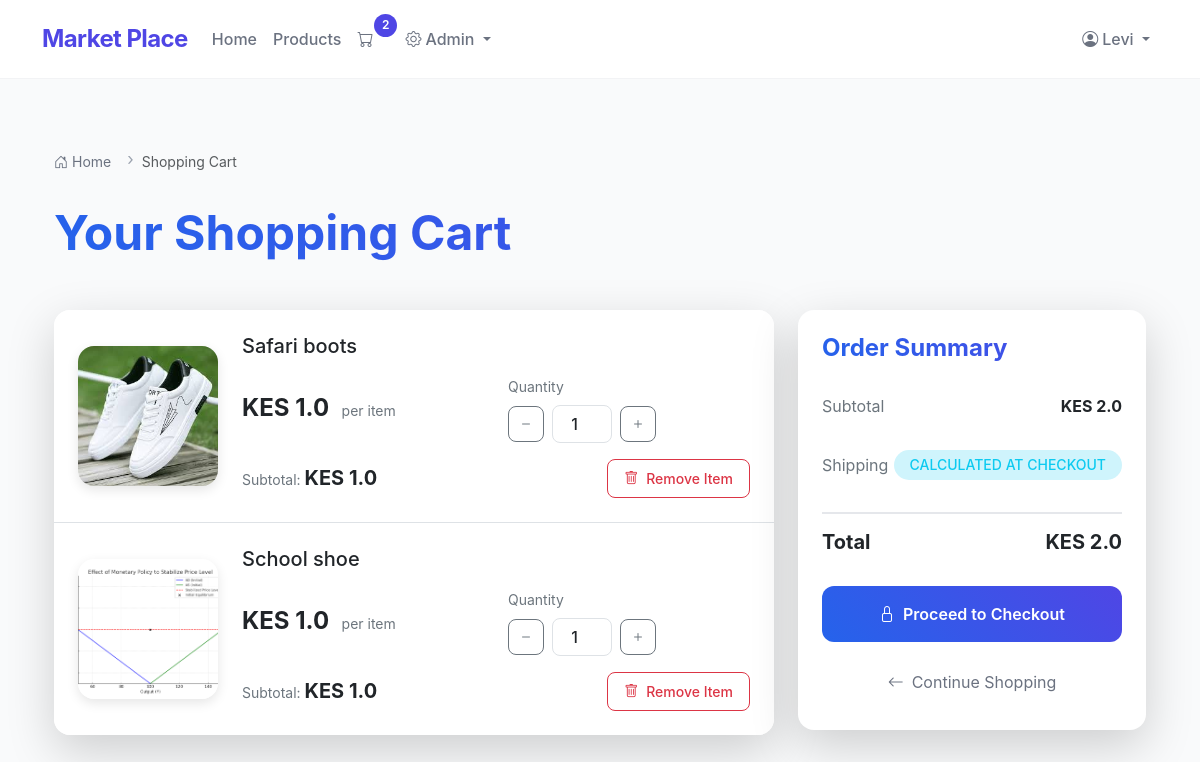
Before: /cart (signed in) with the older database file.
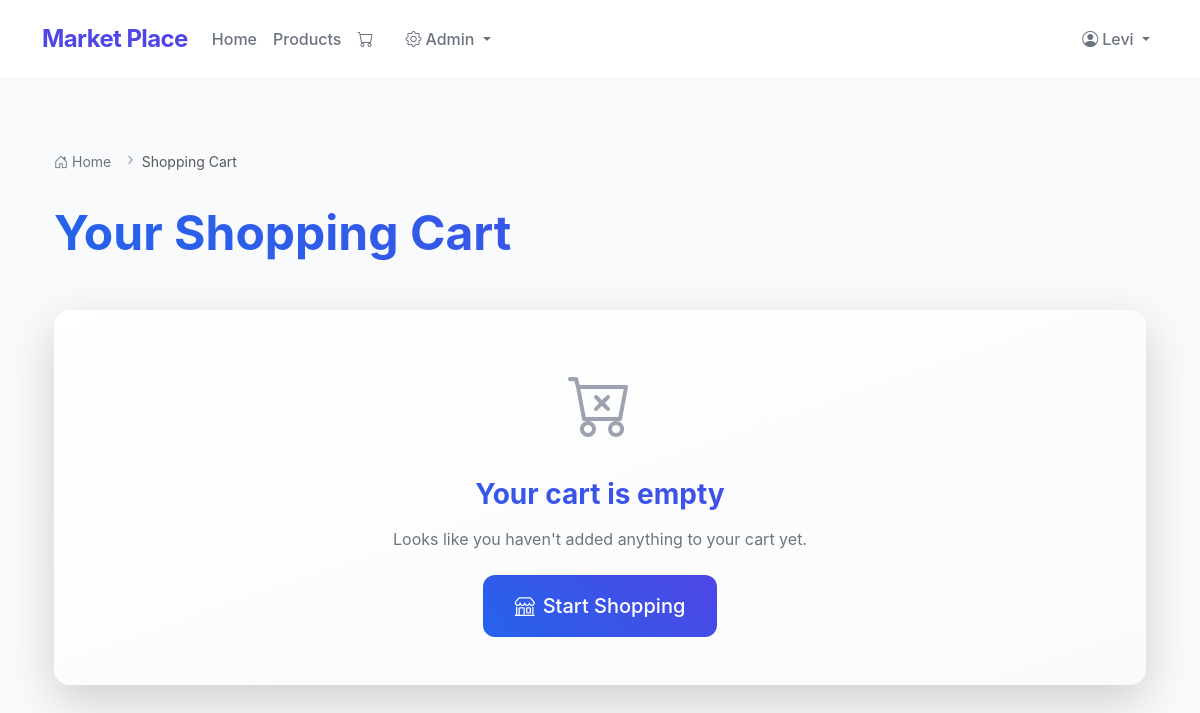
After: the same page with the newer database file.
### app.py (models this page shows)
class OrderItem(db.Model):
    __tablename__ = 'order_items'
    id = db.Column(db.Integer, primary_key=True)
    order_id = db.Column(db.Integer, db.ForeignKey('orders.id'), nullable=False)
    product_id = db.Column(db.Integer, db.ForeignKey('products.id'), nullable=False)
    quantity = db.Column(db.Integer, nullable=False)
    price_at_time = db.Column(db.Float, nullable=False)

class ProductImage(db.Model):
    __tablename__ = 'product_images'
    id = db.Column(db.Integer, primary_key=True)
    product_id = db.Column(db.Integer, db.ForeignKey('products.id'), nullable=False)
    image_url = db.Column(db.String(200), nullable=False)

class Product(db.Model):
    __tablename__ = 'products'
    id = db.Column(db.Integer, primary_key=True)
    name = db.Column(db.String(100), nullable=False)
    description = db.Column(db.String(500), nullable=True)
    price = db.Column(db.Float, nullable=False)
    stock_quantity = db.Column(db.Integer, nullable=False)
    category_id = db.Column(db.Integer, db.ForeignKey('categories.id'), nullable=False)
    order_items = db.relationship('OrderItem', backref='product', lazy=True)
    images = db.relationship('ProductImage', backref='product', lazy=True)

### app.py (the view)
@app.route('/cart')
def view_cart():
    if 'user_id' not in session:
        flash('Please login to view your cart.', 'info')
        return redirect(url_for('login'))
    order = Order.query.filter_by(user_id=session['user_id'], status="Pending").first()
    if not order:
        return render_template('cart.html', order_items=None, total_price=0)
    order_items = OrderItem.query.filter_by(order_id=order.id).all()
    total_price = sum(item.quantity * item.price_at_time for item in order_items)
    return render_template('cart.html', order_items=order_items, total_price=total_price)

### app.py (called while the page is built)
def get_cart_unique_items():
    if 'user_id' in session:
        order = Order.query.filter_by(user_id=session['user_id'], status="Pending").first()
        if order:
            return OrderItem.query.filter_by(order_id=order.id).count()
    return 0

@app.context_processor
def inject_cart_count():
    return dict(cart_count=get_cart_unique_items())

### templates/cart.html (shortened to what the changed rows need)
{% extends 'base.html' %}
{% block content %}
<div class="container py-4 py-lg-5">
    <h1 class="display-5 mb-4 mb-lg-5 fw-bold text-gradient">Your Shopping Cart</h1>
    {% if order_items %}
    <div class="row g-4">
        <div class="col-lg-8">
            <div class="card border-0 shadow-lg rounded-4 overflow-hidden hover-shadow">
                <div class="card-body p-0">
                    {% for item in order_items %}
                    <div class="cart-item p-3 p-lg-4 {% if not loop.last %}border-bottom{% endif %} bg-white hover-bg-light">
                        <div class="row align-items-center">
                            <div class="col-auto">
                                <div class="rounded-4 overflow-hidden product-image-container">
                                    {% if item.product.images %}
                                    <img src="{{ url_for('static', filename='uploads/' + item.product.images[0].image_url) }}"
                                         alt="{{ item.product.name }}"
                                         class="img-fluid w-100 h-100 object-fit-cover zoom-effect">
                                    {% else %}
                                    <div class="w-100 h-100 bg-light d-flex align-items-center justify-content-center">
                                        <i class="bi bi-image fs-2 text-secondary"></i>
                                    </div>
                                    {% endif %}
                                </div>
                            </div>
                            <div class="col">
                                <div class="d-flex flex-column h-100">
                                    <h3 class="h5 mb-3 product-title">{{ item.product.name }}</h3>
                                    <div class="row align-items-center mb-3">
                                        <div class="col-sm-6 mb-3 mb-sm-0">
                                            <div class="price-tag">
                                                <span class="h4 mb-0 fw-bold">KES {{ item.price_at_time }}</span>
                                                <span class="text-secondary ms-2 small">per item</span>
                                            </div>
                                        </div>
                                        <div class="col-sm-6">
                                            <label class="form-label small text-secondary mb-2">Quantity</label>
                                            <div class="quantity-control">
                                                <button class="btn btn-outline-secondary quantity-btn" type="button"
                                                        onclick="updateQuantity({{ item.id }}, 'decrease')">
                                                    <i class="bi bi-dash"></i>
                                                </button>
                                                <input type="number" class="form-control quantity-input"
                                                       value="{{ item.quantity }}" min="1" data-item-id="{{ item.id }}"
                                                       onchange="updateQuantity({{ item.id }}, 'set', this.value)">
                                                <button class="btn btn-outline-secondary quantity-btn" type="button"
                                                        onclick="updateQuantity({{ item.id }}, 'increase')">
                                                    <i class="bi bi-plus"></i>
                                                </button>
                                            </div>
                                        </div>
                                    </div>
                                    <div class="mt-auto d-flex justify-content-between align-items-center flex-wrap">
                                        <div class="subtotal-container me-3">
                                            <span class="text-secondary small">Subtotal: </span>
                                            <span class="subtotal-amount h5 mb-0 fw-bold">
                                                KES {{ item.quantity * item.price_at_time }}
                                            </span>
                                        </div>
                                        <form action="{{ url_for('remove_from_cart', order_item_id=item.id) }}" method="POST"
                                              class="mt-2 mt-sm-0">
                                            <button type="submit" class="btn btn-outline-danger btn-sm remove-btn"
                                                    onclick="return confirm('Are you sure you want to remove this item?')">
                                                <i class="bi bi-trash me-2"></i>Remove Item
                                            </button>
                                        </form>
                                    </div>
                                </div>
                            </div>
                        </div>
                    </div>
                    {% endfor %}
                </div>
            </div>
        </div>
        <div class="col-lg-4">
            <div class="card border-0 shadow-lg rounded-4 sticky-lg-top summary-card">
                <div class="card-body p-4">
                    <h2 class="h4 mb-4 fw-bold text-gradient">Order Summary</h2>
                    <div class="summary-details">
                        <div class="summary-row">
                            <span class="text-secondary">Subtotal</span>
                            <span class="fw-bold">KES {{ total_price }}</span>
                        </div>
                        <div class="summary-row">
                            <span class="text-secondary">Shipping</span>
                            <span class="badge bg-info-subtle text-info">Calculated at checkout</span>
                        </div>
                        <div class="summary-row total-row">
                            <span class="h5 fw-bold mb-0">Total</span>
                            <span class="h5 fw-bold mb-0">KES {{ total_price }}</span>
                        </div>
                    </div>
                    <form action="{{ url_for('checkout_page') }}" method="get">
                        <button type="submit" class="checkout-button">
                            <i class="bi bi-lock me-2"></i>Proceed to Checkout
                        </button>
                    </form>
                    <a href="{{ url_for('products') }}" class="continue-shopping-link">
                        <i class="bi bi-arrow-left me-2"></i>Continue Shopping
                    </a>
                </div>
            </div>
        </div>
    </div>
    {% else %}
    <div class="card border-0 shadow-lg rounded-4 empty-cart-card">
        <div class="card-body py-5">
            <div class="text-center">
                <div class="empty-cart-icon">
                    <i class="bi bi-cart-x"></i>
                </div>
                <h2 class="h3 fw-bold mb-3 text-gradient">Your cart is empty</h2>
                <p class="text-secondary mb-4">Looks like you haven't added anything to your cart yet.</p>
                <a href="{{ url_for('products') }}" class="btn btn-primary btn-lg start-shopping-btn">
                    <i class="bi bi-shop me-2"></i>Start Shopping
                </a>
            </div>
        </div>
    </div>
    {% endif %}
</div>
{% endblock %}

Changed rows visible on the page:
removed OrderItem: image_url (picture), product.name "Safari boots", price_at_time "1.0", quantity "1", item.quantity*item.price_at_time "1.0"
removed OrderItem: image_url (picture), product.name "School shoe", price_at_time "1.0", quantity "1", item.quantity*item.price_at_time "1.0"
Other visible differences:
{{ cart_count }}: "2" → (not shown)
{{ total_price }}: "2.0" → (not shown)
text no longer shown: "Order Summary Subtotal KES Shipping CALCULATED AT CHECKOUT Total KES Proceed to Checkout Continue Shopping"
text now shown: "Your cart is empty Looks like you haven't added anything to your cart yet. Start Shopping"
